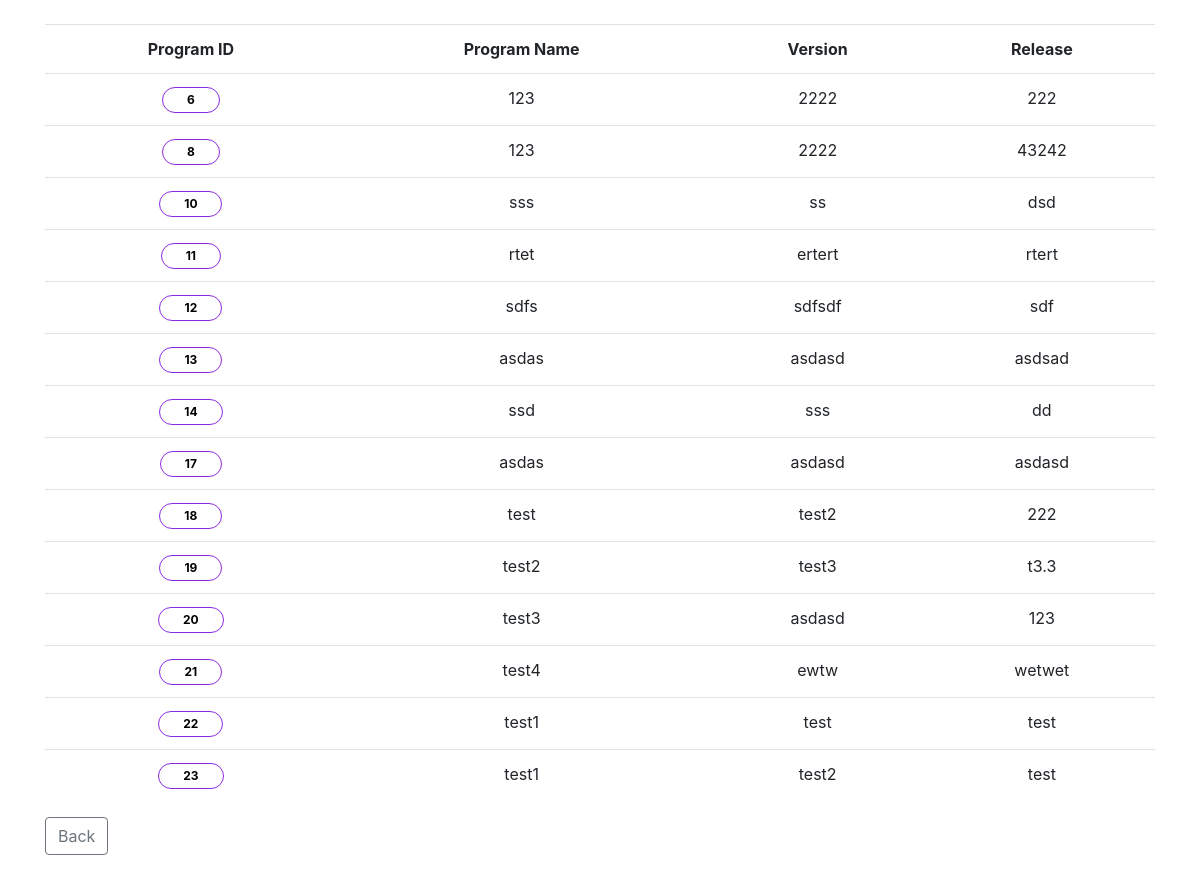
/app/admin/edit-areas/ (signed in), run on the app's committed database.
### app/models.py (models this page shows, shortened)
class Programs(models.Model):
    program_id      = models.AutoField(primary_key=True, validators=[MinValueValidator(-1024),MaxValueValidator(1023)])
    program_name    = models.CharField(max_length=32)
    program_version = models.CharField(max_length=32)
    program_release = models.CharField(max_length=32)
    objects = models.Manager()

### app/views.py (the view)
# urls.py: path('admin/edit-areas/', views.edit_areas, name='edit_areas'),
@staff_member_required
def edit_areas(request):
    if request.method == 'POST':
        if 'update' in request.POST:
            area_object = FunctionalAreas.objects.get(pk=request.POST['area_id'])
            area_object.area = request.POST['area']
            if FunctionalAreas.objects.filter(area=area_object.area, program_id=area_object.program_id).exists():
               messages.add_message(request, messages.INFO, 'Area ' + area_object.area  + " is duplicated")
            else:
                try:
                    area_object.save()
                    messages.add_message(request, messages.INFO, 'Area ' + area_object.area  + " has been updated", extra_tags='area_update')
                except Exception as e:
                    print(type(e))
        elif 'delete' in request.POST:
            area_id = request.POST['area_id']
            area = request.POST['area']
            try :
                FunctionalAreas.objects.filter(area_id=area_id).delete()
            except Exception as e:
                print(type(e))
            messages.add_message(request, messages.INFO, 'Area ' + area  + " has been deleted", extra_tags='area_delete')
        program_id = request.POST['program_id']
        program_object = Programs.objects.get(pk=program_id)
        area_list = FunctionalAreas.objects.filter(program_id=program_id)
        context = { 'program' : program_object,
                    'area_list' : area_list,
                  }
        return render(request, 'static_files/add-areas.html', context=context)
    else:
        program_list = Programs.objects.all()
        context = { 'message' : 'This is "edit/add areas" page' ,
                    'program_list' : program_list,
                }
    return render(request, 'static_files/edit-areas.html', context=context)

### app/templates/static_files/edit-areas.html (shortened to what this page needs)
<!DOCTYPE html>
{% load static %}
<link rel="stylesheet" href="{% static 'css/bootstrap.min.css' %}">
<link rel="stylesheet" href="{% static 'css/bootstrap.css' %}">
<link rel="stylesheet" href="{% static 'css/styles.css' %}">
<html>
  <head>
  </head>
  <body>
    <br>
    <div class="container">
    {% if  program_list %}
    <table class="table">
      <tr>
        <th class="text-center">Program ID</th>
        <th class="text-center">Program Name</th>
        <th class="text-center">Version</th>
        <th class="text-center">Release</th>
      </tr>
      {% for program in program_list %}
      <tr>
        <td class="text-center"><a href="{% url 'app:add_areas' %}?program_id={{program.program_id}}"
          class="badge badge-pill badge-primary badge-outline program-select">{{program.program_id}}</a></td>
        <td class="text-center">{{program.program_name}}</td>
        <td class="text-center">{{program.program_version}}</td>
        <td class="text-center">{{program.program_release}}</td>
      </tr>
      {% endfor %}
    </table>
    {% else %}
    <p>There are no programs. You cannot add areas.</p>
    {% endif %}
    <a href="/app/admin/db-maintenance">
      <button type="button" class="btn btn-outline-secondary">Back</button>
    </a>
  </div>
    <br>
  </body>
</html>

### data on the page
Programs: program_id "6", program_name "123", program_version "2222", program_release "222"
Programs: program_id "8", program_name "123", program_version "2222", program_release "43242"
Programs: program_id "10", program_name "sss", program_version "ss", program_release "dsd"
Programs: program_id "11", program_name "rtet", program_version "ertert", program_release "rtert"
Programs: program_id "12", program_name "sdfs", program_version "sdfsdf", program_release "sdf"
Programs: program_id "13", program_name "asdas", program_version "asdasd", program_release "asdsad"
Programs: program_id "14", program_name "ssd", program_version "sss", program_release "dd"
Programs: program_id "17", program_name "asdas", program_version "asdasd", program_release "asdasd"
Programs: program_id "18", program_name "test", program_version "test2", program_release "222"
Programs: program_id "19", program_name "test2", program_version "test3", program_release "t3.3"
Programs: program_id "20", program_name "test3", program_version "asdasd", program_release "123"
Programs: program_id "21", program_name "test4", program_version "ewtw", program_release "wetwet"
Programs: program_id "22", program_name "test1", program_version "test", program_release "test"
Programs: program_id "23", program_name "test1", program_version "test2", program_release "test"
